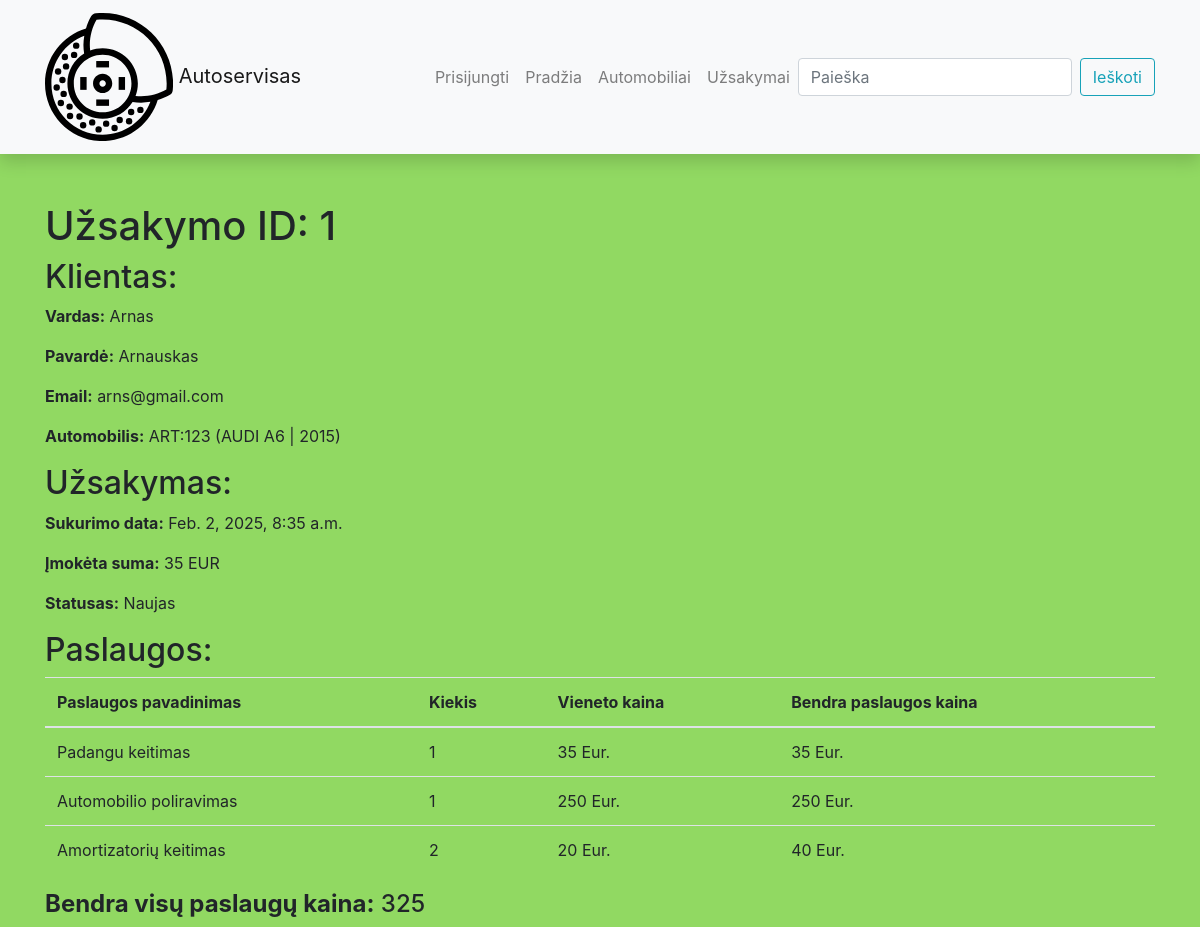
Before: /autoservisas/uzsakymas/1/ with the older database file.
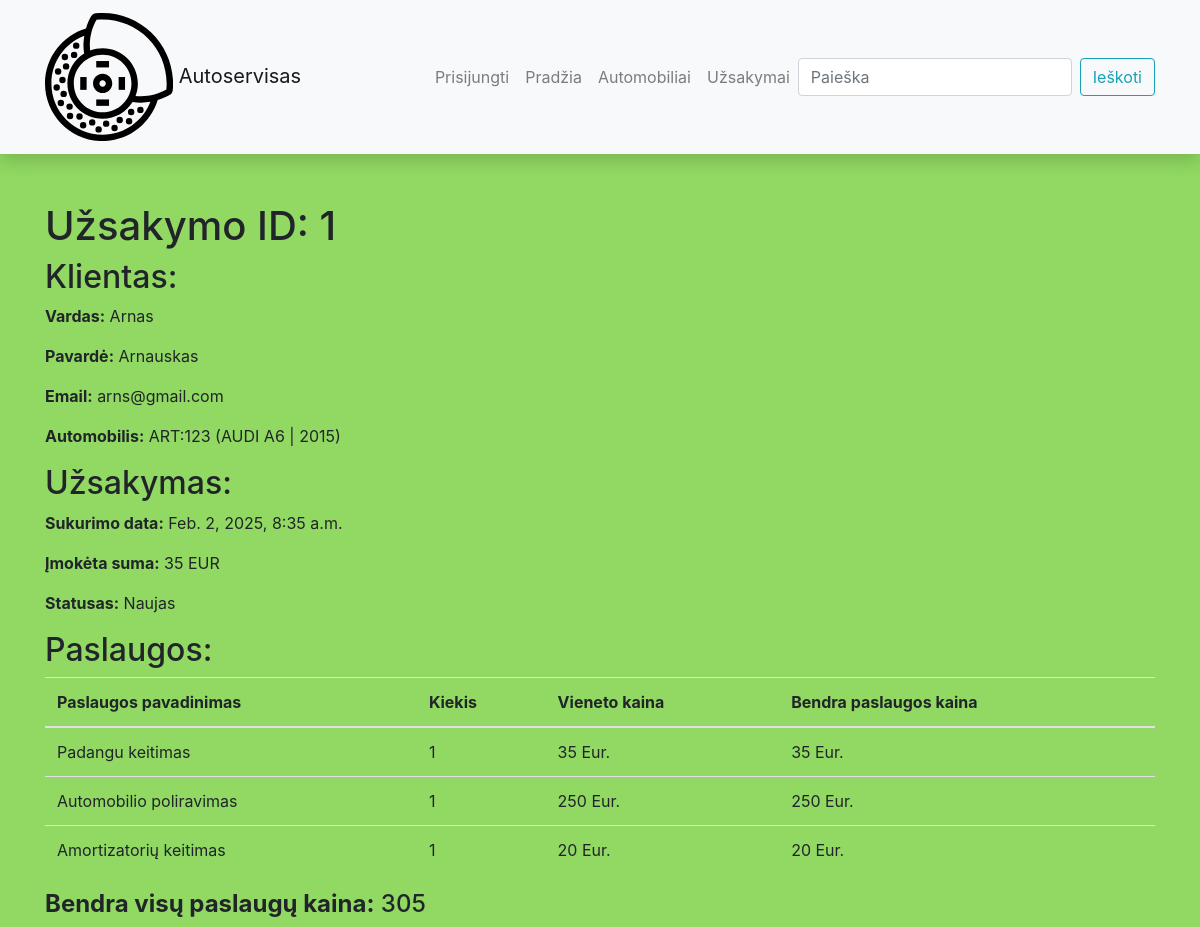
After: the same page with the newer database file.
### autoservisas/models.py (models this page shows, shortened)
class UzsakymoPrekes(models.Model):
    kiekis = models.IntegerField()
    uzsakymas = models.ForeignKey(Uzsakymas, on_delete=models.CASCADE, related_name="uzsakymo_prekes")
    paslauga = models.ForeignKey(Paslauga, on_delete=models.CASCADE)
    @property
    def paslaugu_kaina(self):
        return self.paslauga.kaina * self.kiekis
    class Meta:
        verbose_name = 'Uzsakymo_Preke'
        verbose_name_plural = 'Uzsakymų_Prekes'

class Paslauga(models.Model):
    pavadinimas = models.CharField('Paslaugos pavadinimas',max_length=200)
    aprasymas = models.TextField('Paslaugos aprašymas', max_length=1300)
    kaina = models.IntegerField('Paslaugos kaina', default=0)
    class Meta:
        verbose_name = 'Paslauga'
        verbose_name_plural = 'Paslaugos'

class Uzsakymas(models.Model):
    sukurimo_data = models.DateTimeField('Sukurimo data', default=datetime.now, null=True, blank=True)
    automobilis = models.ForeignKey(Automobilis, on_delete=models.CASCADE)
    imoketa_suma = models.IntegerField('Įmokėta suma')
    uzsakovas = models.ForeignKey(User, on_delete=models.SET_NULL, null=True, blank=True)
    grazinimo_terminas = models.DateField('Gražinimo terminas', null=True, blank=True)
    NEW = 0
    IN_PROGRESS = 1
    COMPLETED = 2
    CANCELLED = 3
    STATUS_CHOICES = [
        (NEW, 'Naujas'),
        (IN_PROGRESS, 'Vykdomas'),
        (COMPLETED, 'Įvykdytas'),
        (CANCELLED, 'Atšauktas'),
    ]
    statusas = models.IntegerField('Statusas',
                                 choices=STATUS_CHOICES,
                                 default=NEW,
                                 blank=True,
                                 help_text='Užsakymo statusas')
    @property
    def bendra_suma(self):
        viso = sum(item.paslaugu_kaina for item in self.uzsakymo_prekes.all())
        return viso
    class Meta:
        verbose_name = 'Uzsakymas'
        verbose_name_plural = 'Uzsakymai'

class Automobilis(models.Model):
    klientas = models.ForeignKey(Klientas, on_delete=models.CASCADE)
    modelis = models.ForeignKey(Modelis, on_delete=models.CASCADE)
    metai = models.IntegerField('Pagaminimo metai')
    aprasymas = HTMLField(null=True, blank=True)
    valst_nr = models.CharField('Valstybinis numeris',max_length=20)
    foto = models.ImageField('Foto', upload_to='foto', null=True, blank=True)
    class Meta:
        verbose_name = 'Automobilis'
        verbose_name_plural = 'Automobiliai'

class Klientas(models.Model):
    vardas = models.CharField('Vardas', max_length=100)
    pavarde = models.CharField('Pavardė', max_length=100)
    email = models.EmailField('Email', max_length=100, unique=True)
    class Meta:
        verbose_name = 'Klientas'
        verbose_name_plural = 'Klientai'

class Modelis(models.Model):
    marke = models.ForeignKey(Marke, on_delete=models.CASCADE)
    modelis = models.CharField('Modelis', max_length=100)
    class Meta:
        verbose_name = 'Modelis'
        verbose_name_plural = 'Modeliai'
    def __str__(self):
        return f"{self.marke} {self.modelis}"

class Marke(models.Model):
    marke = models.CharField('Markė',max_length=100)
    def __str__(self):
        return f"{self.marke}"

### autoservisas/views.py (the view)
class UzsakymasDetailView(generic.DetailView):
    model = Uzsakymas
    context_object_name = 'uzsakymas'
    template_name = 'uzsakymas.html'

### autoservisas/templates/uzsakymas.html
{% extends 'base.html' %}
{% block content %}
    <h1>Užsakymo ID: {{ uzsakymas.id }}</h1>
    <h2>Klientas:</h2>
    <p><b>Vardas:</b> {{ uzsakymas.automobilis.klientas.vardas }}</p>
    <p><b>Pavardė:</b> {{ uzsakymas.automobilis.klientas.pavarde }}</p>
    <p><b>Email:</b> {{ uzsakymas.automobilis.klientas.email }}</p>
    <p><b>Automobilis:</b> {{ uzsakymas.automobilis.valst_nr }}
        ({{ uzsakymas.automobilis.modelis }} | {{ uzsakymas.automobilis.metai}})</p>
    <h2>Užsakymas:</h2>
    <p><b>Sukurimo data:</b> {{ uzsakymas.sukurimo_data }}</p>
    <p><b>Įmokėta suma:</b> {{ uzsakymas.imoketa_suma }} EUR</p>
    <p><b>Statusas:</b> {{ uzsakymas.get_statusas_display }}</p>
    <h2>Paslaugos:</h2>
<table class="table">
        <thead>
            <tr>
                <th>Paslaugos pavadinimas</th>
                <th>Kiekis</th>
                <th>Vieneto kaina</th>
                <th>Bendra paslaugos kaina</th>
            </tr>
        </thead>
        <tbody>
        {% for preke in uzsakymas.uzsakymo_prekes.all %}
                <tr>
                    <td>{{ preke.paslauga.pavadinimas }}</td>
                    <td>{{ preke.kiekis }}</td>
                    <td>{{ preke.paslauga.kaina }} Eur.</td>
                    <td>{{ preke.paslaugu_kaina }} Eur.</td>
                </tr>
        {% endfor %}
        </tbody>
</table>
    <h4> <b>Bendra visų paslaugų kaina:</b> {{ uzsakymas.bendra_suma }}</h4>
{% endblock %}

Changed rows visible on the page:
changed Uzsakymas "Naujas": bendra_suma "325" → "305"
changed UzsakymoPrekes "Amortizatorių keitimas": kiekis "2" → "1"; paslaugu_kaina "40" → "20"
